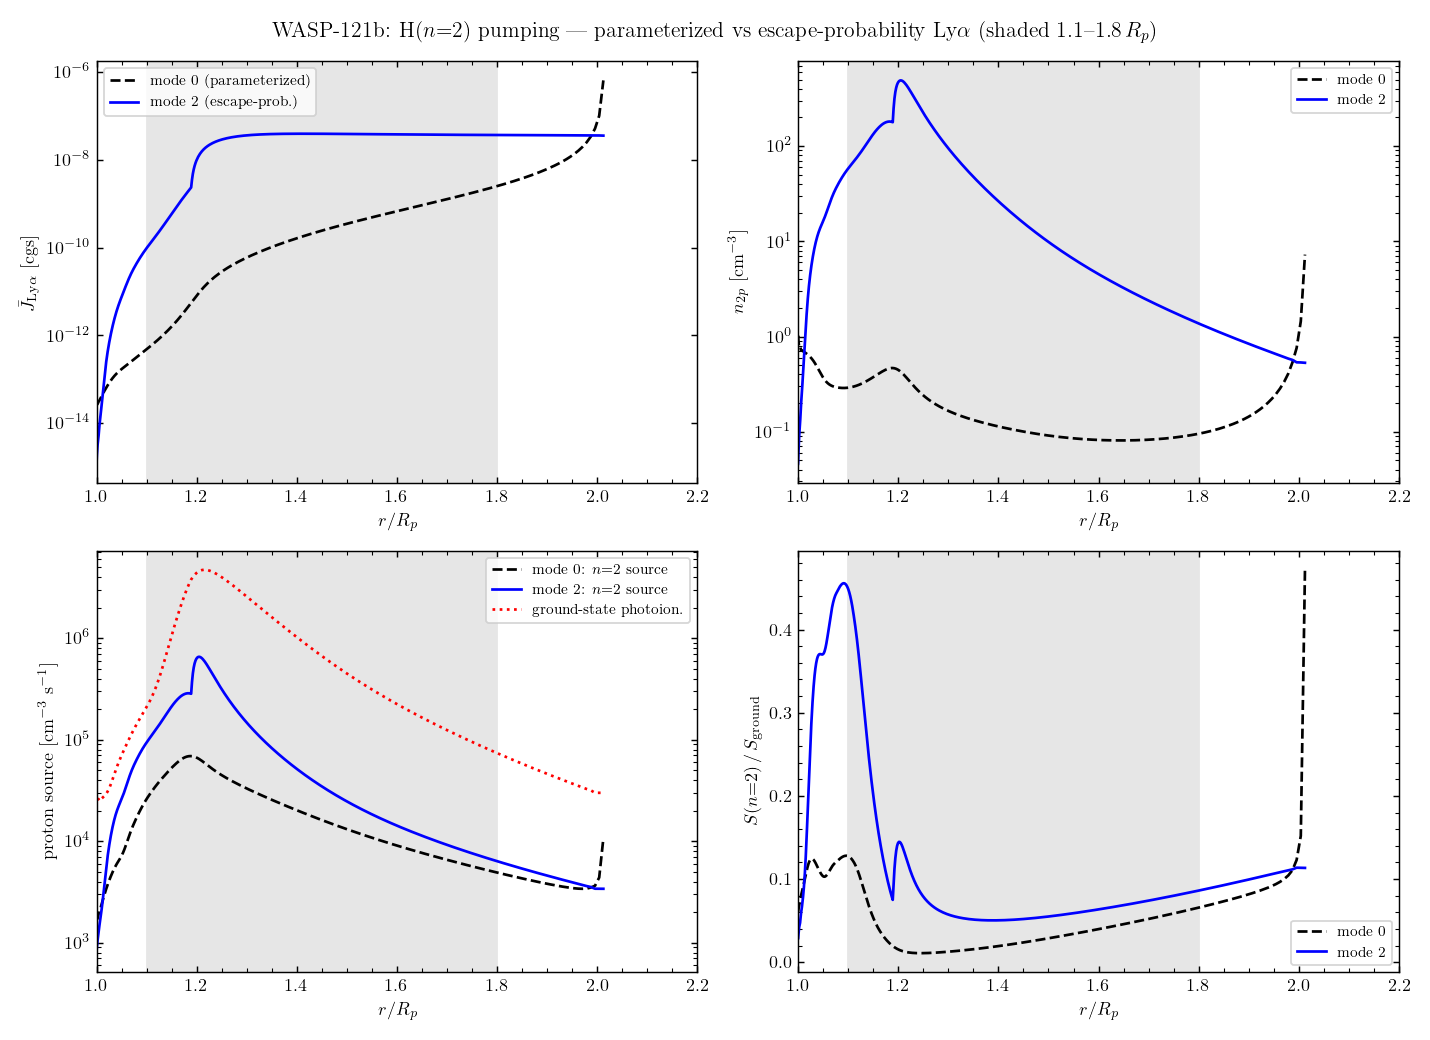

This chart was generated by the following Python code:
#!/usr/bin/env python3
"""Phase 3b: compare the H(n=2) pumping between the Phase-3a parameterized
Ly-alpha field (jlya_mode=0, output_pre3b_baseline/) and the in-line
escape-probability RT (jlya_mode=2, output_m2/) on WASP-121b.

The Phase-3a caveat was that the parameterized field peaks n(2p) near 2 R_p and
under-pumps the 1.1-1.8 R_p band. This figure shows J_lya(r), n(2p)(r), the n=2
photoionization proton source, and its fraction of the ground-state source
(compare Huang et al. 2023 Figs. 11/27).

Excited_H.txt columns (1-indexed): 1 r/Rp, 2 T, 3 nHI, 4 ne, 5 Jlya, 6 n2s,
7 n2p, 8 Sproton(n=2), 9 Hpe, 10 Hdx, 11 tau_Lya, 12 Sgrnd_photoion,
13 Scoll_ion, 14 Srecomb.
"""
import numpy as np
import matplotlib
matplotlib.use('Agg')
import matplotlib.pyplot as plt

m0 = np.loadtxt('output_pre3b_baseline/Excited_H.txt')   # jlya_mode 0 (param.)
m2 = np.loadtxt('output_m2c/Excited_H.txt')              # jlya_mode 2, trapped stellar
r0, r2 = m0[:, 0], m2[:, 0]

fig, ax = plt.subplots(2, 2, figsize=(11, 8))

ax[0, 0].plot(r0, m0[:, 4], 'k--', label=r'mode 0 (parameterized)')
ax[0, 0].plot(r2, m2[:, 4], 'b-', label=r'mode 2 (escape-prob.)')
ax[0, 0].set_ylabel(r'$\bar J_{\rm Ly\alpha}$ [cgs]')
ax[0, 0].set_yscale('log')

ax[0, 1].plot(r0, m0[:, 6], 'k--', label=r'mode 0')
ax[0, 1].plot(r2, m2[:, 6], 'b-', label=r'mode 2')
ax[0, 1].set_ylabel(r'$n_{2p}$ [cm$^{-3}$]')
ax[0, 1].set_yscale('log')

ax[1, 0].plot(r0, m0[:, 7], 'k--', label=r'mode 0: $n{=}2$ source')
ax[1, 0].plot(r2, m2[:, 7], 'b-', label=r'mode 2: $n{=}2$ source')
ax[1, 0].plot(r2, m2[:, 11], 'r:', label=r'ground-state photoion.')
ax[1, 0].set_ylabel(r'proton source [cm$^{-3}$ s$^{-1}$]')
ax[1, 0].set_yscale('log')

ax[1, 1].plot(r0, m0[:, 7] / np.maximum(m0[:, 11], 1e-99), 'k--', label=r'mode 0')
ax[1, 1].plot(r2, m2[:, 7] / np.maximum(m2[:, 11], 1e-99), 'b-', label=r'mode 2')
ax[1, 1].set_ylabel(r'$S(n{=}2)\,/\,S_{\rm ground}$')

for a in ax.flat:
    a.set_xlabel(r'$r/R_p$')
    a.set_xlim(1.0, 2.2)
    a.legend(fontsize=8)
    a.axvspan(1.1, 1.8, color='0.9', zorder=0)

fig.suptitle(r'WASP-121b: H($n{=}2$) pumping --- parameterized vs escape-probability '
             r'Ly$\alpha$ (shaded $1.1$--$1.8\,R_p$)')
fig.tight_layout()
fig.savefig('lya_mode_compare.png', dpi=130)
print('wrote lya_mode_compare.png')
